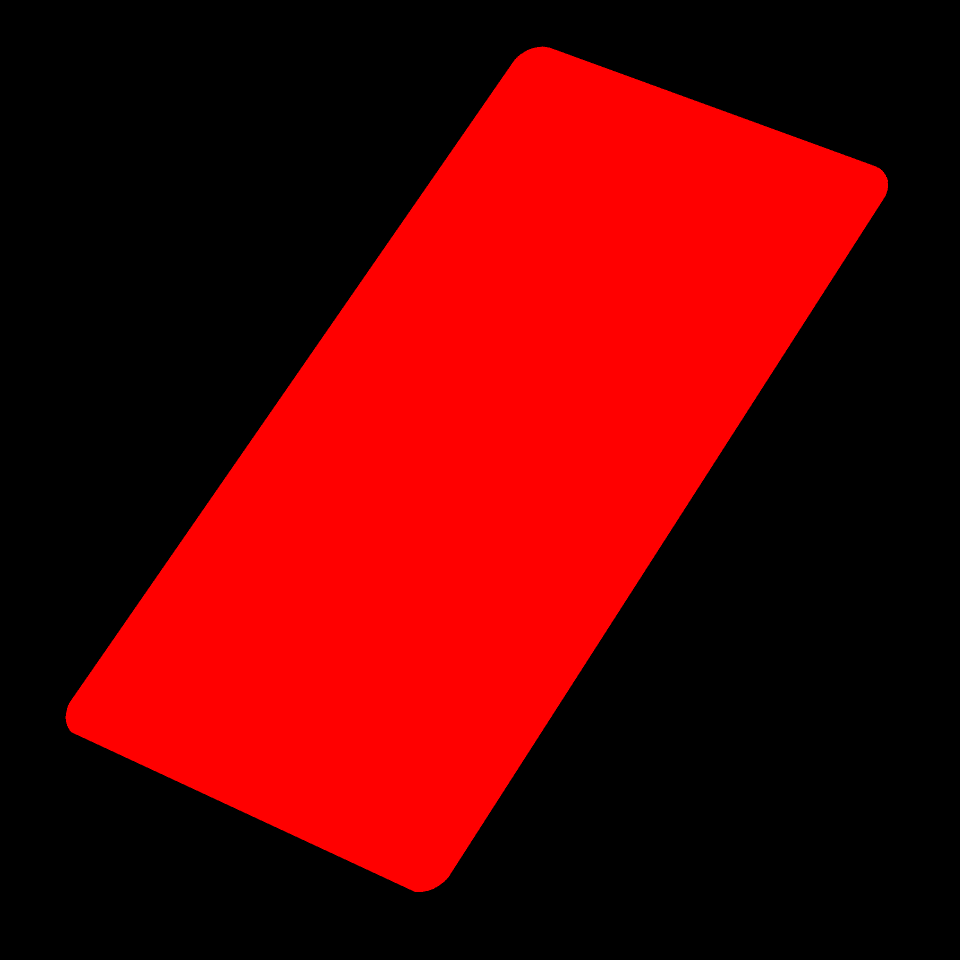
#> input picture ci/fixtures/mockup_project_1/shape.png, 1920 x 1920 px (shown at 1/2 size)
$ python -i p5_project3_core.py   (imports and definitions only)
#> lines starting #> are read from the running program, lines starting #| are printed output that depends on the picture
#> further down, picture is the input picture: shape (1920, 1920, 3); mean B, G, R 0, 0, 93.2
import os, sys, time, shutil, random, gc, subprocess
from PIL import Image
import PIL.ImageCms as cms
from tqdm import tqdm
import cv2, numpy as np

C1 = '\033[38;5;213m'; C2 = '\033[91m'; C3 = '\033[93m'
C4 = '\033[92m'; C5 = '\033[96m'; C6 = '\033[94m'
ENDC = '\033[0m'; BOLD = '\033[1m'

QUOTES = ["Create your own sunshine.", "Small steps every day.", "Keep going. Keep growing.", "Transform reality with code."]

# [35 lines left out: functions display_header, animated_spinner, set_wakelock, not called in this run]

_WAQFA = None
# [25 lines left out: functions _waqfa_on, scan_media, not called in this run]


# --- Gallery copies (TermuxMod) — set ki tartib me ---
# Run ke sath hi har set ki files TermuxMod/Project N ke EK hi "Pairs" folder
# me laga do, bilkul production order me (pehle collage mockup, phir usi set
# ke wallpapers), har copy ke foran baad scan. Naam, mtime aur scan — teeno
# ki tartib ek hi rehti hai, is liye gallery me set sahi tartib me ata hai.
# Project folder mojood na ho to khamoshi se skip — folder banana app ka kaam hai.
TM_ROOT = "/storage/emulated/0/TermuxMod"
# [16 lines left out: function gallery_copy_outputs, not called in this run]

if len(sys.argv) < 3:
    base_file = os.path.basename(sys.argv[0])
    guess_num = ''.join(filter(str.isdigit, base_file))
    P_NUM = guess_num if guess_num else "3"
else: P_NUM = sys.argv[2]

# [1 line not run here, left out]
B = os.environ.get("MOCKUP_BASE", os.path.dirname(os.path.abspath(__file__)))
I = os.path.join(B, f"{P_NUM}_wallpapers")
O = os.path.join(B, f"{P_NUM}_Mockups")
R = os.path.join(B, f"{P_NUM}_Ready_Wallpapers")
W_H = os.path.join(B, "Ready_Upload_Batches")
T_F = "/storage/emulated/0/.mockup_time_tracker.txt"


# [13 lines left out: function _time_mode, not called in this run]

M_W_P = os.path.join(B, "mockup_white.png")
M_B_P = os.path.join(B, "mockup_black.png")
S_P = os.path.join(B, "shape.png")


# --- Batch ka naam (app popup se) ---
# App Batch dabane par popup me naam poochta hai aur wo naam engine
# folder ki ".batch_name" file me likh kar bhejta hai; file ho to batch
# folder usi naam se banta hai, warna purana auto naam. Batch ka flow
# bilkul purana hi hai - sirf folder ka naam badalta hai.
# [24 lines left out: functions _batch_pick_name, get_max_seq, not called in this run]

def apply_hd_enhance(img):
    smoothed = cv2.bilateralFilter(img, d=5, sigmaColor=50, sigmaSpace=50)
    lab = cv2.cvtColor(smoothed, cv2.COLOR_BGR2LAB)
#> lab: shape (1920, 1920, 3); mean of channels 0, 1, 2 49.7, 157.2, 152.5
    l, a, b = cv2.split(lab)
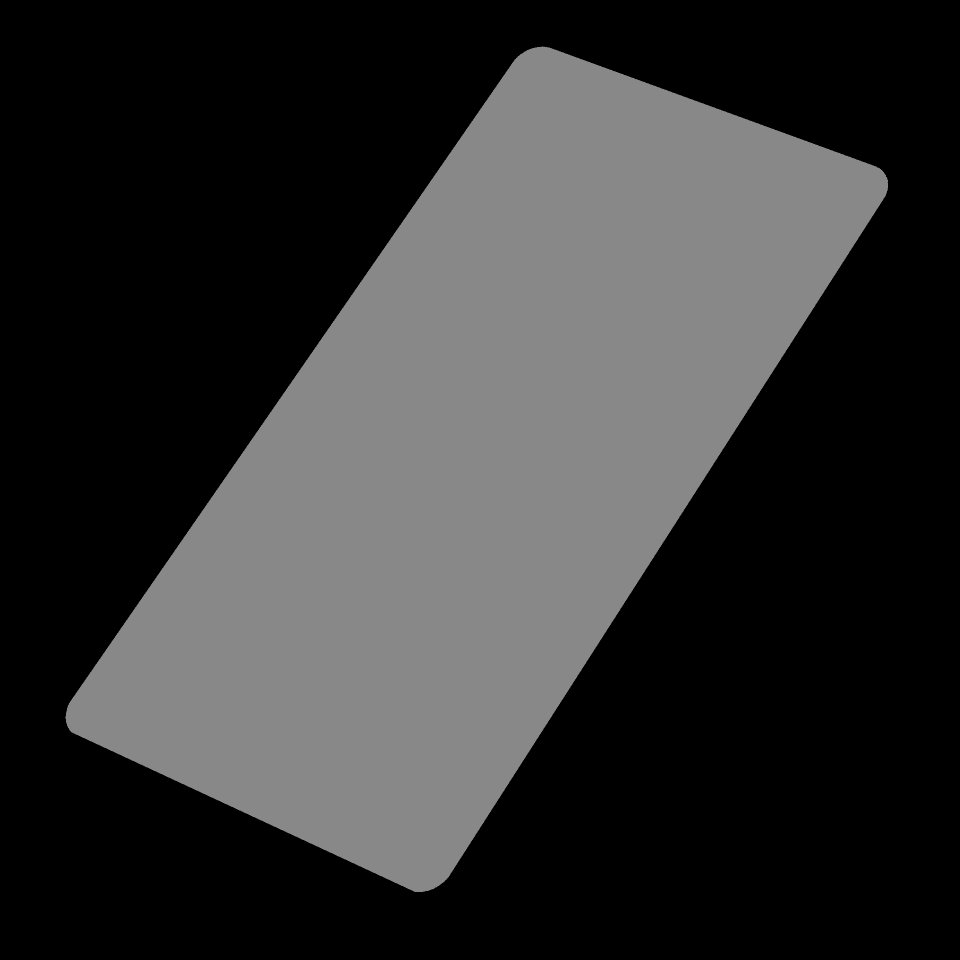
#> l: shape (1920, 1920) (shown at 1/2 size); min 0, max 136, mean 49.7
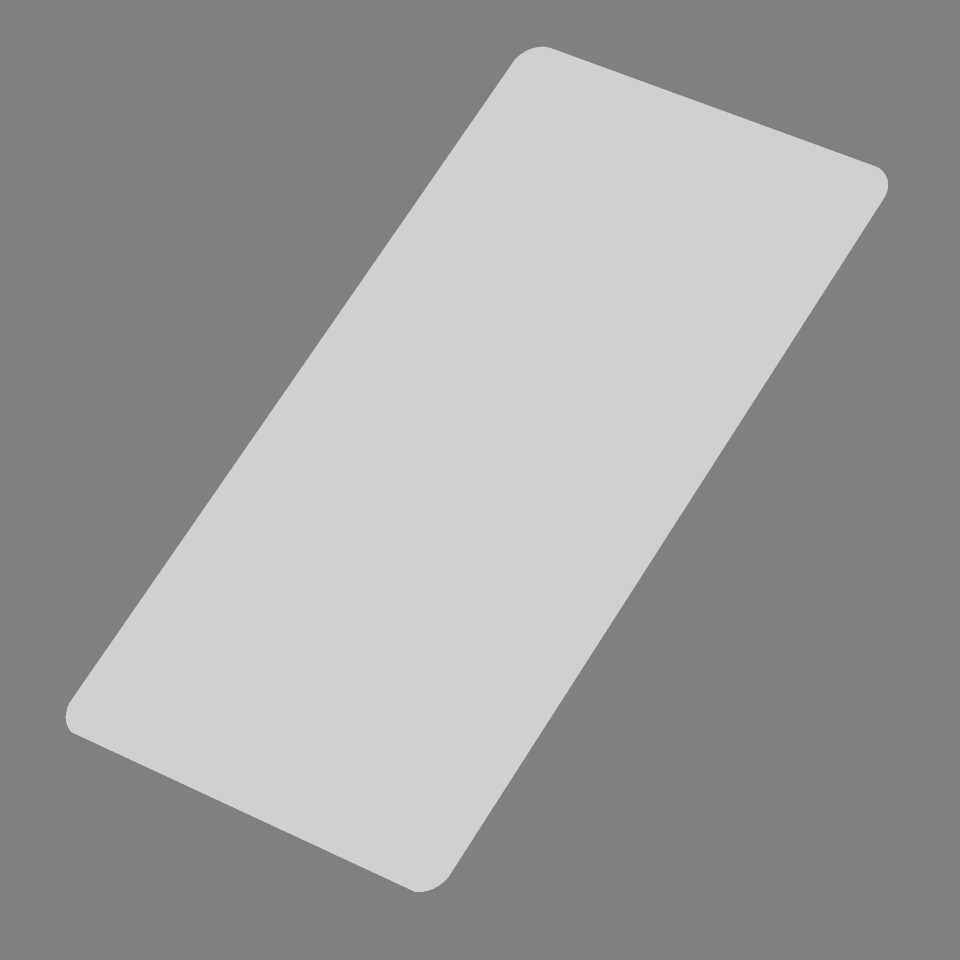
#> a: shape (1920, 1920) (shown at 1/2 size); min 128, max 208, mean 157.2
    blur1 = cv2.GaussianBlur(l, (0, 0), 1.0)
    sharp1 = cv2.addWeighted(l, 1.3, blur1, -0.3, 0)
    blur2 = cv2.GaussianBlur(sharp1, (0, 0), 2.5)
    sharp2 = cv2.addWeighted(sharp1, 1.15, blur2, -0.15, 0)
    l_final = np.clip(sharp2, 0, 255).astype(np.uint8)
    return cv2.cvtColor(cv2.merge([l_final, a, b]), cv2.COLOR_LAB2BGR)

# [15 lines left out: functions save_optimized, load_rgba, not called in this run]

# [1 line not run here, left out]
# [1 line that did not run here, left out]

# [354 lines not run here, left out]

>>> import cv2
>>> picture = cv2.imread('../ci/fixtures/mockup_project_1/shape.png')
>>> result = apply_hd_enhance(picture)
